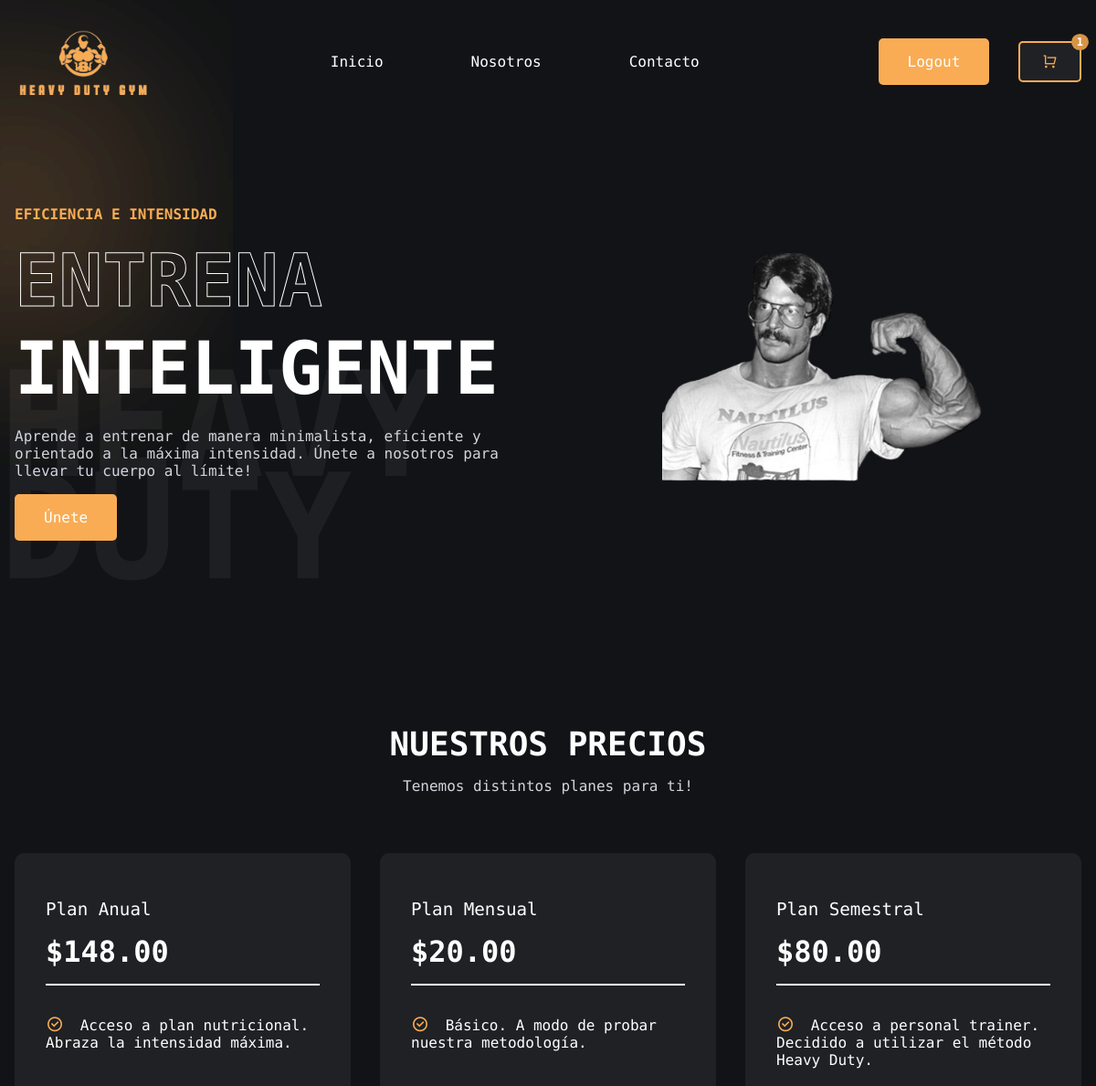
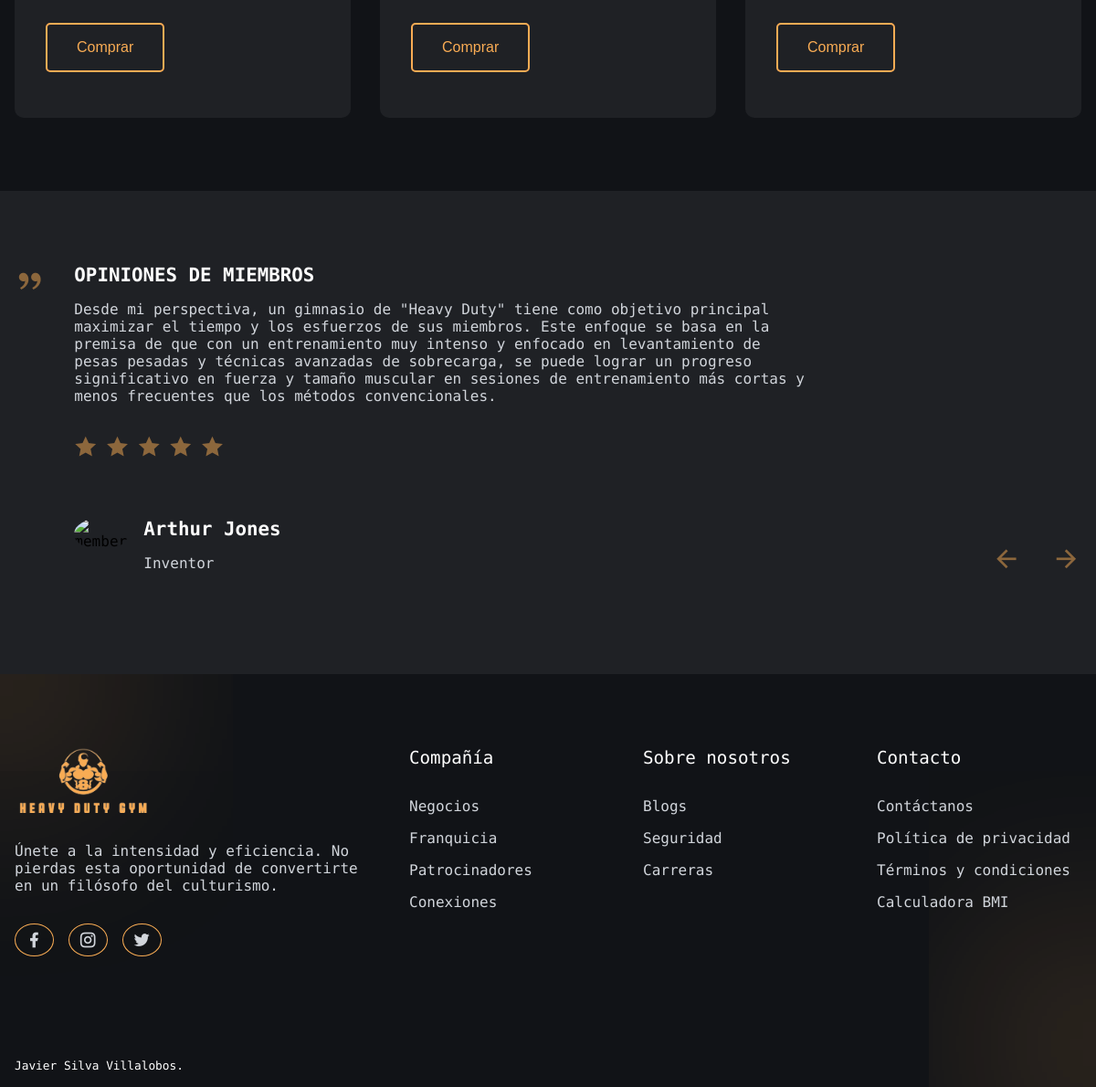
Screenshot of / (signed in) with the database file from the repository (2 pictures, top to bottom).
### main/models.py (models this page shows, shortened)
class Item(models.Model):
    name = models.CharField(max_length=100)
    price = models.DecimalField(max_digits=10, decimal_places=2)
    description = models.TextField()
    class Meta:
        ordering = ['name']

### main/views.py (the view)
# urls.py: path('', views.home, name='home'),
def home(request):
    item_count = 0
    if request.user.is_authenticated:
        cart, created = Cart.objects.get_or_create(user=request.user)
        item_count = cart.cartitem_set.count()
    items = Item.objects.all()
    services = {
        'entrenamiento_personalizado': Item.objects.get(id=1),
        'nutricion_y_dieta': Item.objects.get(id=2),
        'clases_en_grupo': Item.objects.get(id=3)
    }
    return render(request, 'main/index.html', {'items': items, 'item_count': item_count, 'services': services})

### main/templates/main/index.html (shortened to what this page needs)
{% extends 'main/base.html' %}
{% load static %}
{% block content %}
<header class="section__container header__container" role="banner">
    <div class="header__content">
        <h4>EFICIENCIA E INTENSIDAD</h4>
        <h1><span>ENTRENA</span> INTELIGENTE</h1>
        <p>Aprende a entrenar de manera minimalista, eficiente y orientado a la máxima intensidad. Únete a nosotros para llevar tu cuerpo al límite!</p>
        <a href="#" class="btn">Únete</a>
    </div>
    <div class="header__image">
        <img src="{% static 'images/header.png' %}" alt="header">
    </div>
</header>
<section class="section__container price__container" role="region" aria-labelledby="price-header">
    <h2 id="price-header" class="section__header">NUESTROS PRECIOS</h2>
    <p class="section__subheader">Tenemos distintos planes para ti!</p>
    <div class="price__grid">
        {% for item in items %}
        <div class="price__card">
            <div class="price__card__content">
                <h4>{{ item.name }}</h4>
                <h3>${{ item.price|floatformat:2 }}</h3>
                <p>
                    <i class="ri-checkbox-circle-line"></i>
                    {{ item.description }}
                </p>
            </div>
            <form method="post" action="{% url 'add_to_cart' item.id %}">
                <button type="submit" class="btn price__btn">Comprar</button>
            </form>
        </div>
        {% endfor %}
    </div>
</section>
<section class="review" role="region" aria-labelledby="review-header">
    <div class="section__container review__container">
        <span><i class="ri-double-quotes-r"></i></span>
        <div class="review__content">
            <h4 id="review-header">OPINIONES DE MIEMBROS</h4>
            <p>Desde mi perspectiva, un gimnasio de "Heavy Duty" tiene como objetivo principal maximizar el tiempo y los esfuerzos de sus miembros. Este enfoque se basa en la premisa de que con un entrenamiento muy intenso y enfocado en levantamiento de pesas pesadas y técnicas avanzadas de sobrecarga, se puede lograr un progreso significativo en fuerza y tamaño muscular en sesiones de entrenamiento más cortas y menos frecuentes que los métodos convencionales.</p>
            <div class="review__rating">
                <span><i class="ri-star-fill"></i></span>
                <span><i class="ri-star-fill"></i></span>
                <span><i class="ri-star-fill"></i></span>
                <span><i class="ri-star-fill"></i></span>
                <span><i class="ri-star-fill"></i></span>
            </div>
            <div class="review__footer">
                <div class="review__member">
                    <img src="https://upload.wikimedia.org/wikipedia/commons/3/3e/Arthur_Jones_Portrait.jpg" alt="member">
                    <div class="review_member__details">
                        <h4>Arthur Jones</h4>
                        <p>Inventor</p>
                    </div>
                </div>
                <div class="review__nav">
                    <span><i class="ri-arrow-left-line"></i></span>
                    <span><i class="ri-arrow-right-line"></i></span>
                </div>
            </div>
        </div>
    </div>
</section>
{% endblock %}

### main/static/css/styles.css (style rules this page uses)
:root { --primary-color: #111317; --primary-color-light: #1f2125; --primary-color-extra-light: #35373b; --secondary-color: #f9ac54; --secondary-color-dark: #d79447; --text-light: #d1d5db; --white: #ffffff; --max-width: 1200px; }
* { padding: 0; margin: 0; box-sizing: border-box; }
body { font-family: "M PLUS 1 Code", sans-serif; background-color: var(--primary-color); }
.section__container { max-width: var(--max-width); margin: auto; padding: 5rem 1rem; }
.section__header { margin-bottom: 1rem; font-size: 2.25rem; font-weight: 600; text-align: center; color: var(--white); }
.section__subheader { max-width: 600px; margin: auto; text-align: center; color: var(--text-light); }
.btn { padding: 1rem 2rem; outline: none; border: none; font-size: 1rem; color: var(--white); background-color: var(--secondary-color); border-radius: 5px; cursor: pointer; transition: background-color 0.3s; }
img { width: 100%; display: flex; }
a { text-decoration: none; }
.header__container { position: relative; padding-top: 2rem; display: grid; grid-template-columns: repeat(2, 1fr); align-items: center; gap: 2rem; }
.header__container::before { content: "HEAVY DUTY"; position: absolute; bottom: 5rem; right: 20rem; font-size: 10rem; font-weight: 700; line-height: 7rem; color: var(--white); opacity: 0.05; z-index: -1; }
.header__content h4 { margin-bottom: 1rem; font-size: 1rem; font-weight: 600; color: var(--secondary-color); }
.header__content h1 { margin-bottom: 1rem; font-size: 5rem; font-weight: 700; line-height: 6rem; color: var(--white); }
.header__content h1 span { -webkit-text-fill-color: transparent; -webkit-text-stroke: 1px var(--white); }
.header__content p { margin-bottom: 2rem; color: var(--text-light); }
.header__image { position: relative; }
.header__image img { max-width: 350px; margin: auto; }
.price__grid { margin-top: 4rem; display: grid; grid-template-columns: repeat(3, 1fr); gap: 2rem; }
.price__card { padding: 3rem 2rem; display: flex; flex-direction: column; background-color: var(--primary-color-light); border: 2px solid transparent; border-radius: 10px; transition: background-color 0.3s, border-color 0.3s; }
.price__card__content { flex: 1; margin-bottom: 2rem; }
.price__card h4 { margin-bottom: 1rem; font-size: 1.2rem; font-weight: 500; color: var(--white); }
.price__card h3 { padding-bottom: 1rem; margin-bottom: 2rem; font-size: 2rem; font-weight: 600; color: var(--white); border-bottom: 2px solid var(--white); }
.price__card p { margin-bottom: 0.75rem; color: var(--white); }
.price__card p i { margin-right: 0.5rem; font-size: 1.2rem; color: var(--secondary-color); }
.price__btn { color: var(--secondary-color); background-color: transparent; border: 2px solid var(--secondary-color); }
.review { background-color: var(--primary-color-light); }
.review__container { display: flex; gap: 2rem; }
.review__container span { font-size: 2rem; color: var(--secondary-color); opacity: 0.5; }
.review__content { flex: 1; }
.review__content h4 { margin-bottom: 1rem; font-size: 1.3rem; font-weight: 600; color: var(--white); }
.review__content p { max-width: 800px; margin-bottom: 2rem; color: var(--text-light); }
.review__rating span { font-size: 1.5rem; color: var(--secondary-color); }
.review__footer { margin-top: 4rem; display: flex; align-items: center; justify-content: space-between; gap: 2rem; }
.review__member { display: flex; align-items: flex-start; gap: 1rem; }
.review__member img { max-width: 60px; border-radius: 100%; }
.review__nav { display: flex; align-items: center; gap: 2rem; }
.review__nav span { font-size: 2rem; color: var(--secondary-color); cursor: pointer; }

### rows the page displays
Item: name "Plan Anual", price "148.00", description "Acceso a plan nutricional. Abraza la intensidad máxima."
Item: name "Plan Mensual", price "20.00", description "Básico. A modo de probar nuestra metodología."
Item: name "Plan Semestral", price "80.00", description "Acceso a personal trainer. Decidido a utilizar el método Heavy Duty."

### other values shown
{{ item_count }} "1"
